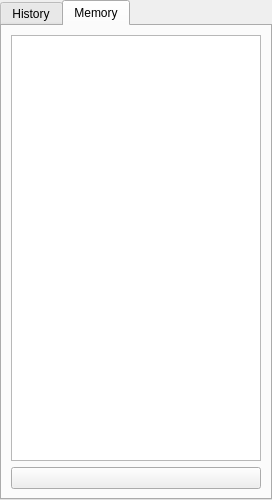
<?xml version="1.0" encoding="UTF-8"?>
<ui version="4.0">
 <class>twStandardHiddenPanel</class>
 <widget class="QTabWidget" name="twStandardHiddenPanel">
  <property name="geometry">
   <rect>
    <x>0</x>
    <y>0</y>
    <width>272</width>
    <height>500</height>
   </rect>
  </property>
  <property name="windowTitle">
   <string>TabWidget</string>
  </property>
  <property name="currentIndex">
   <number>1</number>
  </property>
  <widget class="QWidget" name="tab01History">
   <attribute name="title">
    <string>History</string>
   </attribute>
   <layout class="QGridLayout" name="gridLayout">
    <item row="0" column="0">
     <widget class="QTableWidget" name="twHistory"/>
    </item>
    <item row="1" column="0">
     <widget class="QPushButton" name="btnClear01">
      <property name="text">
       <string/>
      </property>
      <property name="icon">
       <iconset theme="QIcon::ThemeIcon::EditDelete"/>
      </property>
     </widget>
    </item>
   </layout>
  </widget>
  <widget class="QWidget" name="tab02Memory">
   <attribute name="title">
    <string>Memory</string>
   </attribute>
   <layout class="QGridLayout" name="gridLayout_2">
    <item row="1" column="0">
     <widget class="QPushButton" name="btnClear02">
      <property name="text">
       <string/>
      </property>
      <property name="icon">
       <iconset theme="QIcon::ThemeIcon::EditDelete"/>
      </property>
     </widget>
    </item>
    <item row="0" column="0">
     <widget class="QTableWidget" name="twMemorry"/>
    </item>
   </layout>
  </widget>
 </widget>
 <resources/>
 <connections/>
</ui>
